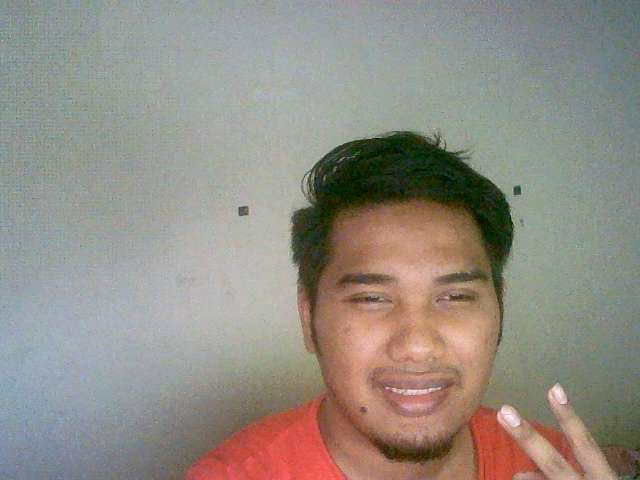
#> input picture Assignment 1/happy.jpg, 640 x 480 px, found by its file name
$ python 'Assignment 1 (A).py'   (older library calls are emulated)
#> lines starting #> are read from the running program, lines starting #| are printed output that depends on the picture
#import module
import cv2
import numpy as np
import matplotlib.pyplot as plt

#path directory
path= "/content/drive/MyDrive/Assignment Python/"

#open image
happyImg = cv2.imread(path+ "happy.jpg")
#> happyImg is the input picture: shape (480, 640, 3); mean B, G, R 132.5, 141, 146.7
sadImg = cv2.imread(path+ "sad.jpg")
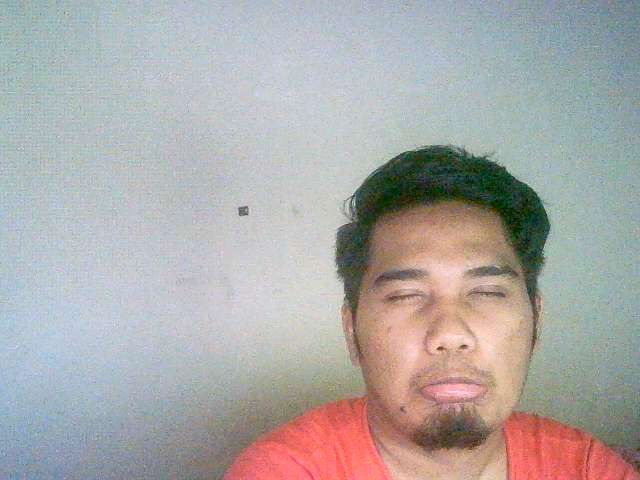
#> input picture Assignment 1/sad.jpg, 640 x 480 px, found by its file name
#> sadImg is the input picture: shape (480, 640, 3); mean B, G, R 168.2, 169.3, 172.3
shockImg = cv2.imread(path+ "shock.jpg")
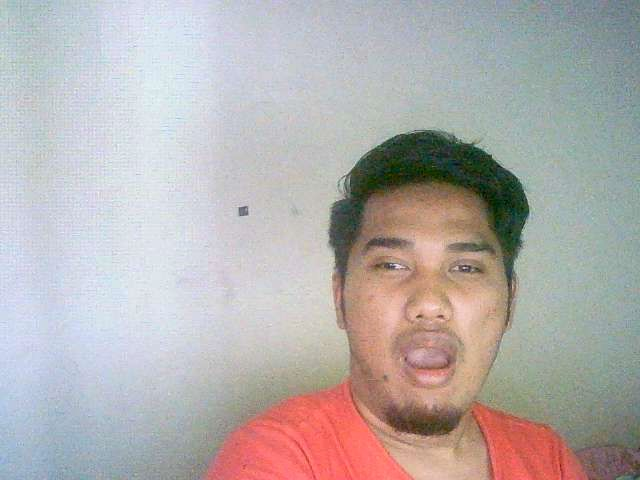
#> input picture Assignment 1/shock.jpg, 640 x 480 px, found by its file name
#> shockImg is the input picture: shape (480, 640, 3); mean B, G, R 173.6, 174.8, 180.5

#convert image to RGB
happyImg = cv2.cvtColor(happyImg, cv2.COLOR_BGR2RGB)
sadImg = cv2.cvtColor(sadImg, cv2.COLOR_BGR2RGB)
shockImg = cv2.cvtColor(shockImg, cv2.COLOR_BGR2RGB)

#image for blur
happyImgBlur = np.copy(happyImg)
sadImgBlur = np.copy(sadImg)
shockImgBlur = np.copy(shockImg)

#initialize the Haar Cascade face detection model
face_cascade = cv2.CascadeClassifier(cv2.data.haarcascades + "haarcascade_frontalface_alt.xml")

#face bounding box coordinates using Haar Cascade
detections1 = face_cascade.detectMultiScale(happyImg)
#> detections1 = [[301, 214, 224, 224]]
detections2 = face_cascade.detectMultiScale(sadImg)
#> detections2 = [[342, 214, 210, 210]]
detections3 = face_cascade.detectMultiScale(shockImg)
#> detections3 = [[326, 195, 203, 203]]

#blurr image 1
for face in detections1:
  x,y,w,h = face
  #blur happy image
  happyImgBlur[y:y+h,x:x+w] = cv2.GaussianBlur(happyImgBlur[y:y+h,x:x+w],(5,5),cv2.BORDER_DEFAULT)
  cv2.rectangle(happyImgBlur,(x,y),(x+w,y+h),(255,0,0),2)
  # canny edge detection
  imgHappyCanny = cv2.Canny(happyImgBlur[y:y+h,x:x+w],20,70)
  # sobel edge detection
  sobelx = cv2.Sobel(happyImgBlur[y:y+h,x:x+w], cv2.CV_8U,1,0,ksize=3)
  sobely = cv2.Sobel(happyImgBlur[y:y+h,x:x+w], cv2.CV_8U,0,1,ksize=3)
  imgHappySobel = sobelx + sobely
#> this loop made 1 pass
#> pass 1, `imgHappyCanny = cv2.Canny(happyImgBlur[y:y+h,x:x+w],20,70)`:
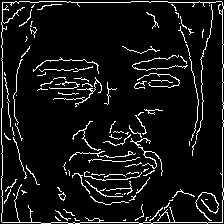
#> imgHappyCanny: shape (224, 224); 8% white in thin lines or dots
#> pass 1, `imgHappySobel = sobelx + sobely`:
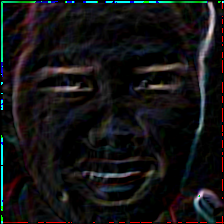
#> imgHappySobel: shape (224, 224, 3); mean R, G, B 19.8, 19, 20.1

#blurr image 2
for face in detections2:
  x,y,w,h = face
  #blur sad image
  sadImgBlur[y:y+h,x:x+w] = cv2.GaussianBlur(sadImgBlur[y:y+h,x:x+w],(5,5),cv2.BORDER_DEFAULT)
  cv2.rectangle(sadImgBlur,(x,y),(x+w,y+h),(255,0,0),2)
  # canny edge detection
  imgSadCanny = cv2.Canny(sadImgBlur[y:y+h,x:x+w],20,70)
  # sobel edge detection
  sobelx = cv2.Sobel(sadImgBlur[y:y+h,x:x+w], cv2.CV_8U,1,0,ksize=3)
  sobely = cv2.Sobel(sadImgBlur[y:y+h,x:x+w], cv2.CV_8U,0,1,ksize=3)
  imgSadSobel = sobelx + sobely
#> this loop made 1 pass
#> pass 1, `imgSadSobel = sobelx + sobely`:
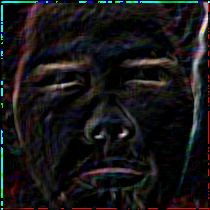
#> imgSadSobel: shape (210, 210, 3); mean R, G, B 22.5, 21.3, 22.3

#blurr image 3
for face in detections3:
  x,y,w,h = face
  #blur shock image
  shockImgBlur[y:y+h,x:x+w] = cv2.GaussianBlur(shockImgBlur[y:y+h,x:x+w],(5,5),cv2.BORDER_DEFAULT)
  cv2.rectangle(shockImgBlur,(x,y),(x+w,y+h),(255,0,0),2)
  # canny edge detection
  imgShockCanny = cv2.Canny(shockImgBlur[y:y+h,x:x+w],20,70)
  # sobel edge detection
  sobelx = cv2.Sobel(shockImgBlur[y:y+h,x:x+w], cv2.CV_8U,1,0,ksize=3)
  sobely = cv2.Sobel(shockImgBlur[y:y+h,x:x+w], cv2.CV_8U,0,1,ksize=3)
  imgShockSobel = sobelx + sobely
#> this loop made 1 pass
#> pass 1, `sobelx = cv2.Sobel(shockImgBlur[y:y+h,x:x+w], cv2.CV_8U,1,0,ksize=3)`:
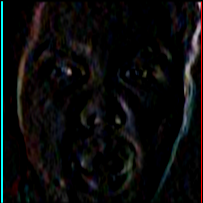
#> sobelx: shape (203, 203, 3); mean R, G, B 11, 11.3, 11.5
#> pass 1, `imgShockSobel = sobelx + sobely`:
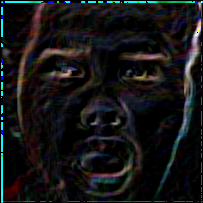
#> imgShockSobel: shape (203, 203, 3); mean R, G, B 21.5, 20.7, 21.5

#display image
plt.figure(figsize=[13,13])
plt.subplot(331);plt.imshow(happyImgBlur, cmap="gray");plt.title("Original Happy Image");
plt.subplot(332);plt.imshow(imgHappyCanny, cmap="gray");plt.title("Happy Canny Edge Image");
plt.subplot(333);plt.imshow(imgHappySobel, cmap="gray");plt.title("Happy Sobel Edge Image");
plt.subplot(334);plt.imshow(sadImgBlur, cmap="gray");plt.title("Original Sad Image");
plt.subplot(335);plt.imshow(imgSadCanny, cmap="gray");plt.title("Sad Canny Edge Image");
plt.subplot(336);plt.imshow(imgSadSobel, cmap="gray");plt.title("Sad Sobel Edge Image");
plt.subplot(337);plt.imshow(shockImgBlur, cmap="gray");plt.title("Original Shock Image");
plt.subplot(338);plt.imshow(imgShockCanny,cmap="gray");plt.title("Shock Canny Edge Image");
plt.subplot(339);plt.imshow(imgShockSobel, cmap="gray");plt.title("Shock Sobel Edge Image");
